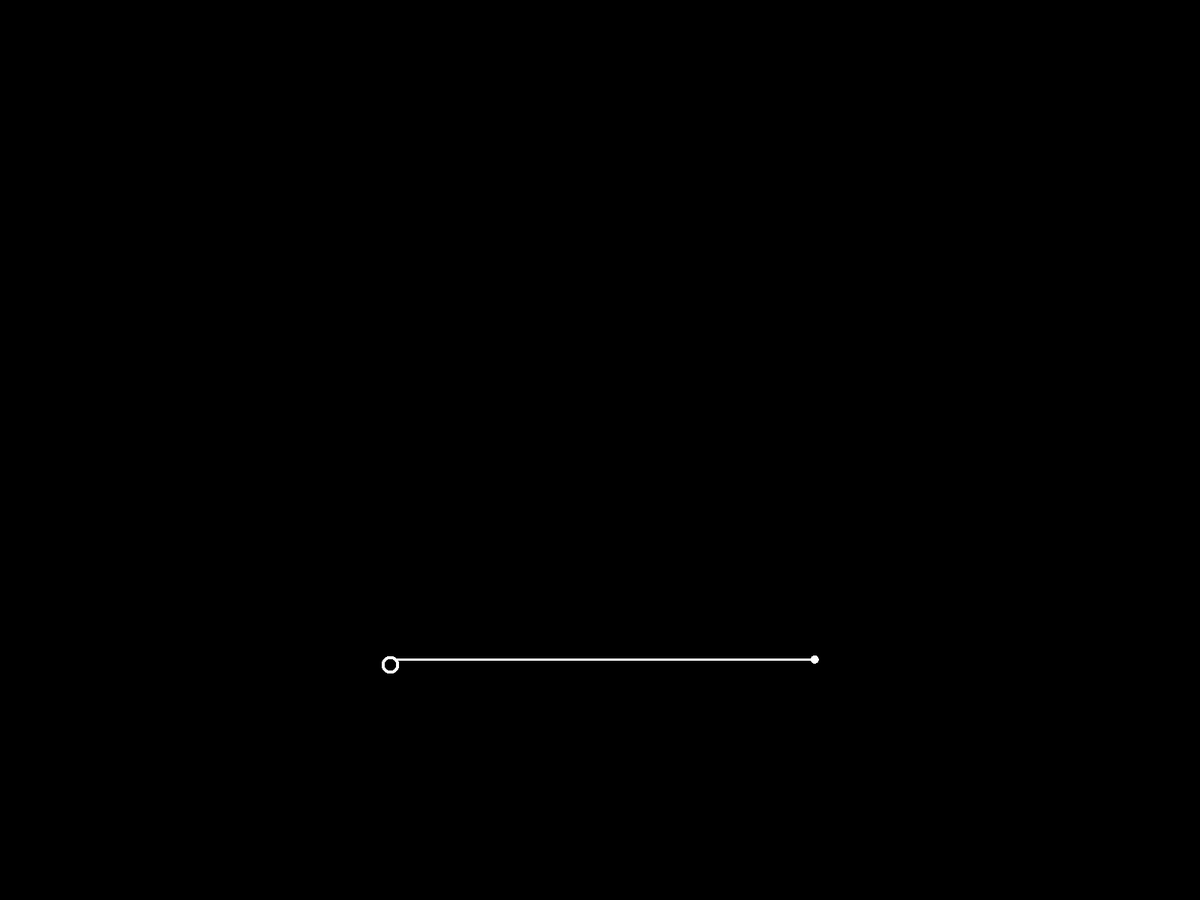
Frame 1 (no input)
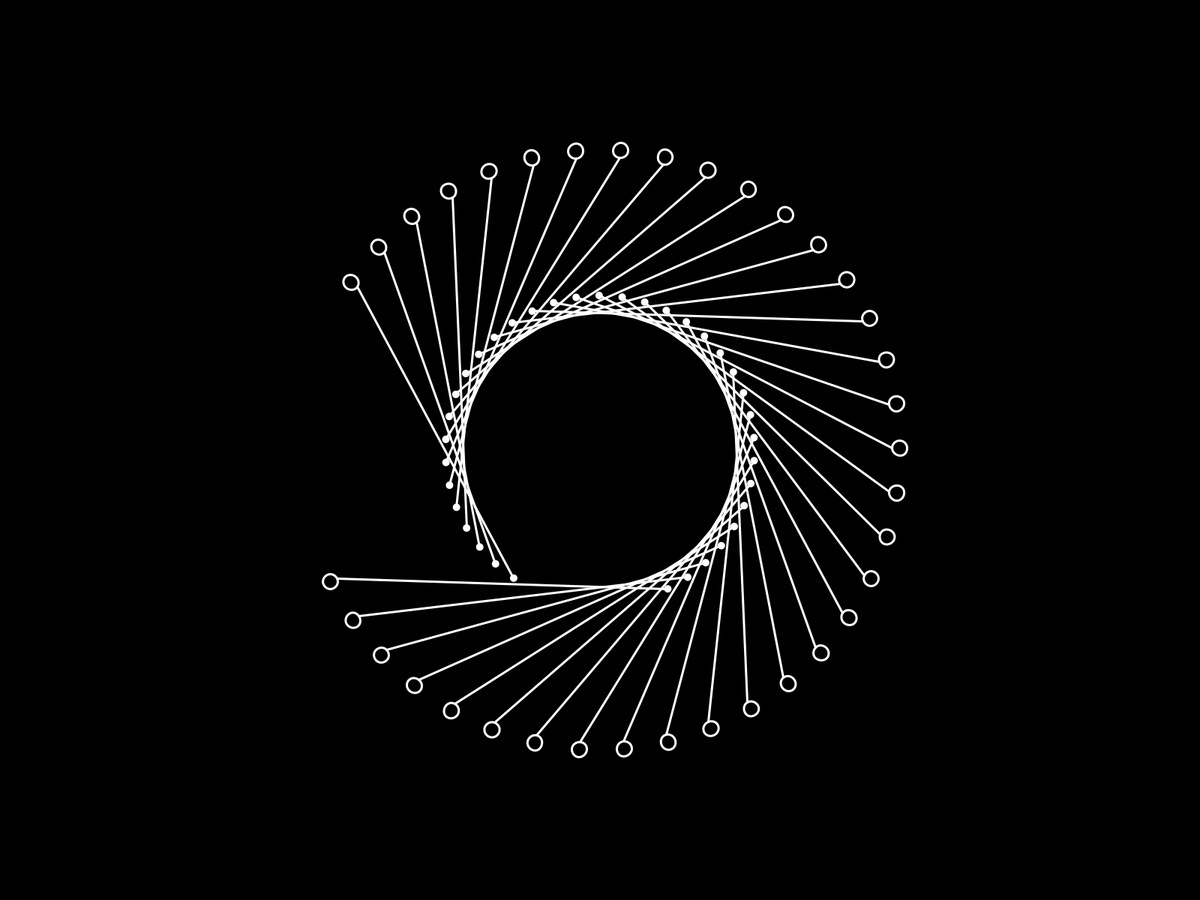
Frame 60 (the mouse pressed at the canvas centre just before this capture)
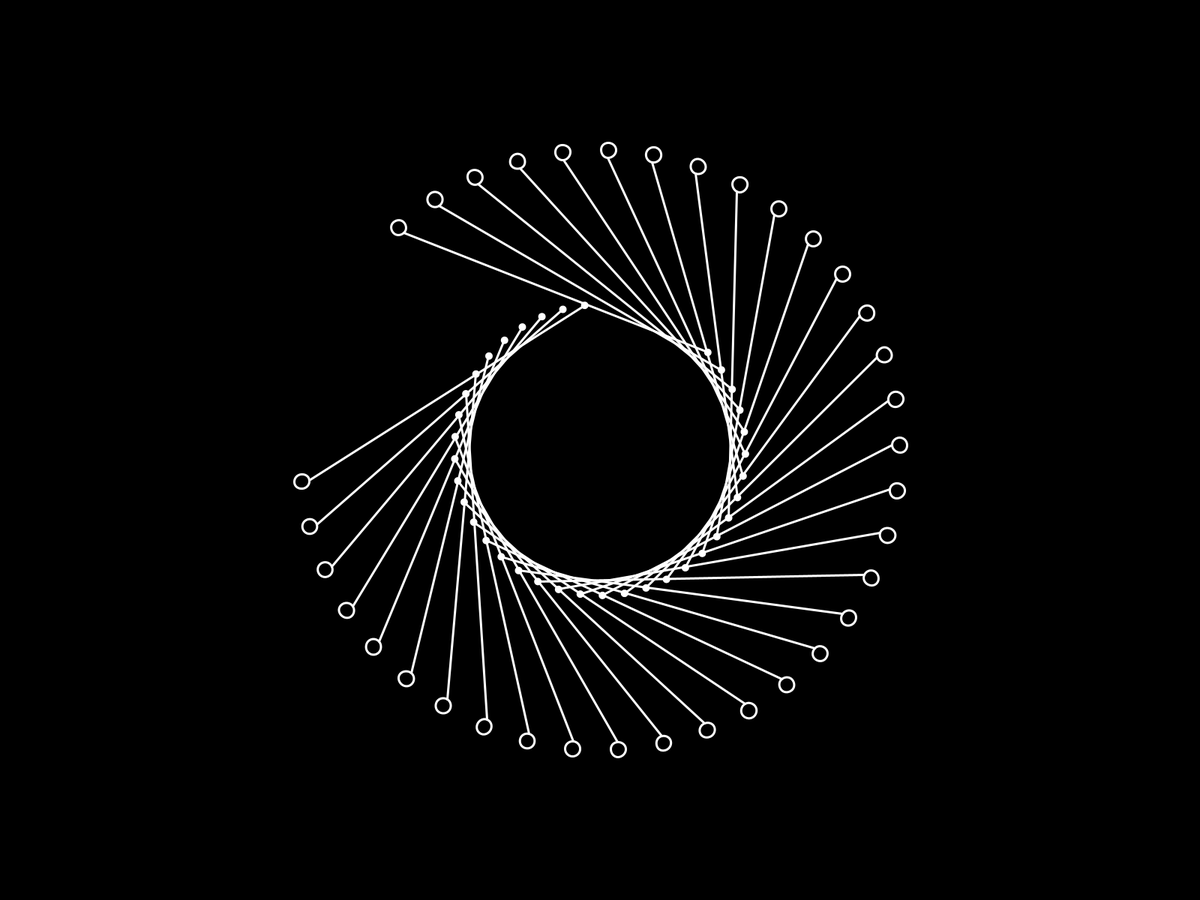
Frame 120 (the mouse held since frame 60 and released just before this capture)

The Processing sketch that drew these frames (run headless with seeded random() and noise(); from frame 60 on, the mouse is pressed at the canvas centre):

// Processing sketch: perfect_loop
// ── perfect_loop.pde
// inspired from https://thedotisblack.com/

float x = 400;
float y = 400;
float angle = 90;
float dia = 20;

void setup() {
  fullScreen();
  // size(900, 900);
  // surface.setLocation(987, 70);
}

void draw() {
  background(0);
  
  translate(width/2, height/2);
  rotate(radians(14.3 +angle/3));
  
  for (float a=0; a<360; a+=10) {
    pushMatrix();
    if (angle<360) rotate(radians(a)*cos(radians(angle)));
    else rotate(radians(a));
    stroke(255);
    strokeWeight(3);
    line(x*sin(radians(angle)), 0, 0, y-dia/2);
    noStroke();
    fill(255);
    ellipse(x*sin(radians(angle)), 0, dia/2, dia/2);
    stroke(255);
    noFill();
    ellipse(0, y, dia, dia);
    popMatrix();
  }
  angle++;
}
